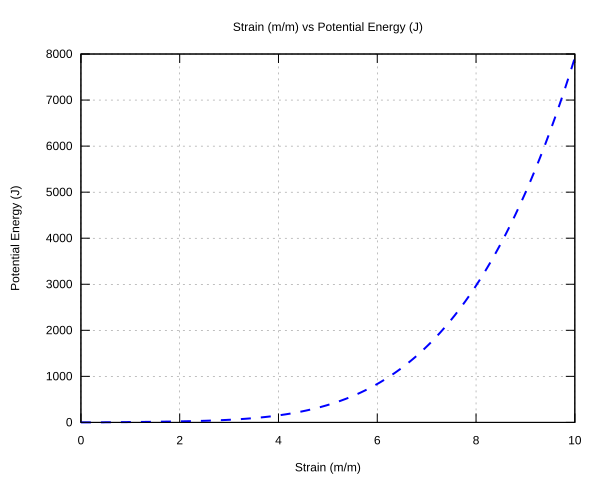

Reproduce this figure in gnuplot.
set datafile separator ','

set title 'Strain (m/m) vs Potential Energy (J)'
set xlabel 'Strain (m/m)'
set ylabel 'Potential Energy (J)'
set xrange [0:10]

set key off
set grid
set style line 1 linewidth 2 dashtype "-" linecolor rgbcolor "blue"

f(x) = 0.419*x + 10.66*x**2 - 5.08367*x**3 + 1.193*x**4

set terminal x11
plot f(x) with lines linestyle 1

set terminal svg
set output 'strain-potential-energy.svg'
replot